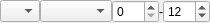
<?xml version="1.0" encoding="UTF-8"?>
<ui version="4.0">
 <class>ChordEditor</class>
 <widget class="QWidget" name="ChordEditor">
  <property name="geometry">
   <rect>
    <x>0</x>
    <y>0</y>
    <width>199</width>
    <height>22</height>
   </rect>
  </property>
  <property name="windowTitle">
   <string>Form</string>
  </property>
  <layout class="QVBoxLayout" name="verticalLayout">
   <property name="spacing">
    <number>0</number>
   </property>
   <property name="margin">
    <number>0</number>
   </property>
   <item>
    <layout class="QHBoxLayout" name="horizontalLayout">
     <property name="spacing">
      <number>0</number>
     </property>
     <item>
      <widget class="QComboBox" name="cb_baseNote">
       <property name="maximumSize">
        <size>
         <width>40</width>
         <height>16777215</height>
        </size>
       </property>
      </widget>
     </item>
     <item>
      <widget class="QComboBox" name="cb_chordType"/>
     </item>
     <item>
      <widget class="QSpinBox" name="sb_min">
       <property name="maximum">
        <number>127</number>
       </property>
      </widget>
     </item>
     <item>
      <widget class="QLabel" name="label">
       <property name="text">
        <string>-</string>
       </property>
       <property name="alignment">
        <set>Qt::AlignCenter</set>
       </property>
      </widget>
     </item>
     <item>
      <widget class="QSpinBox" name="sb_max">
       <property name="maximum">
        <number>127</number>
       </property>
       <property name="value">
        <number>12</number>
       </property>
      </widget>
     </item>
    </layout>
   </item>
  </layout>
 </widget>
 <resources/>
 <connections/>
</ui>
